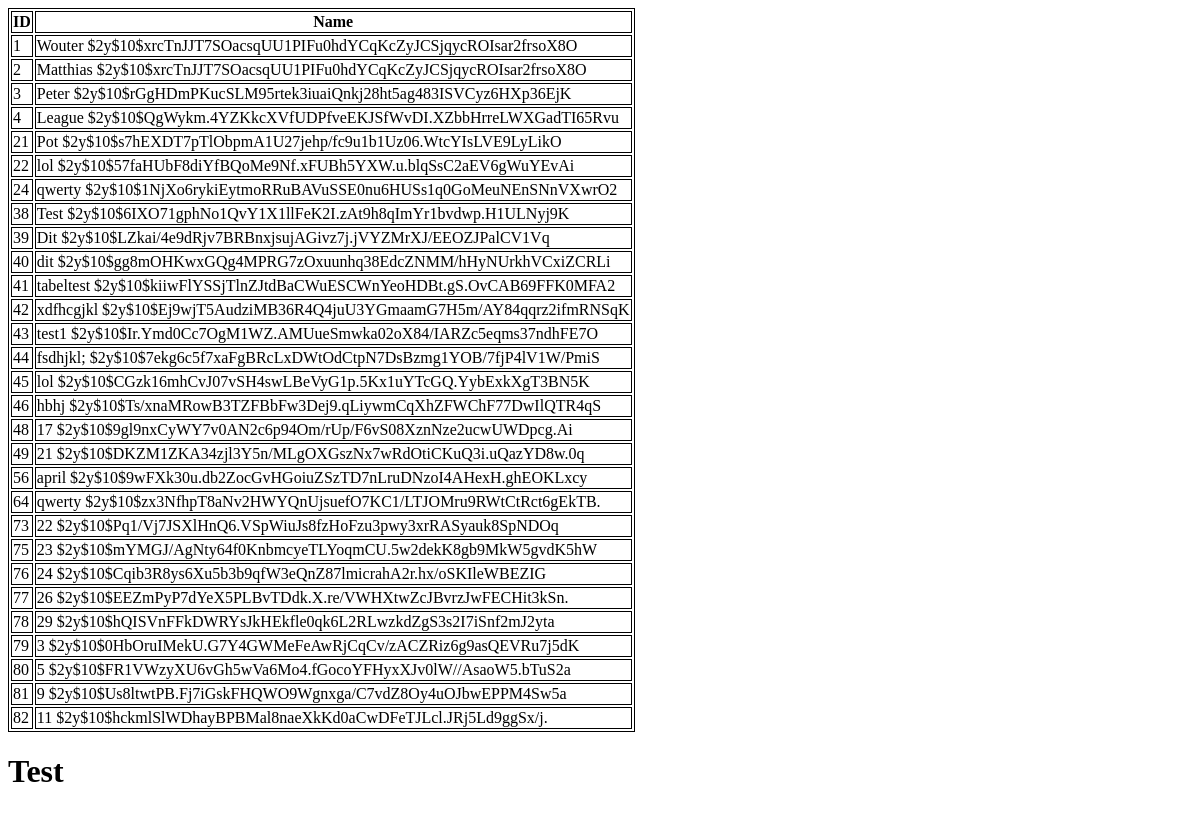
The app's page /test.php, older data.
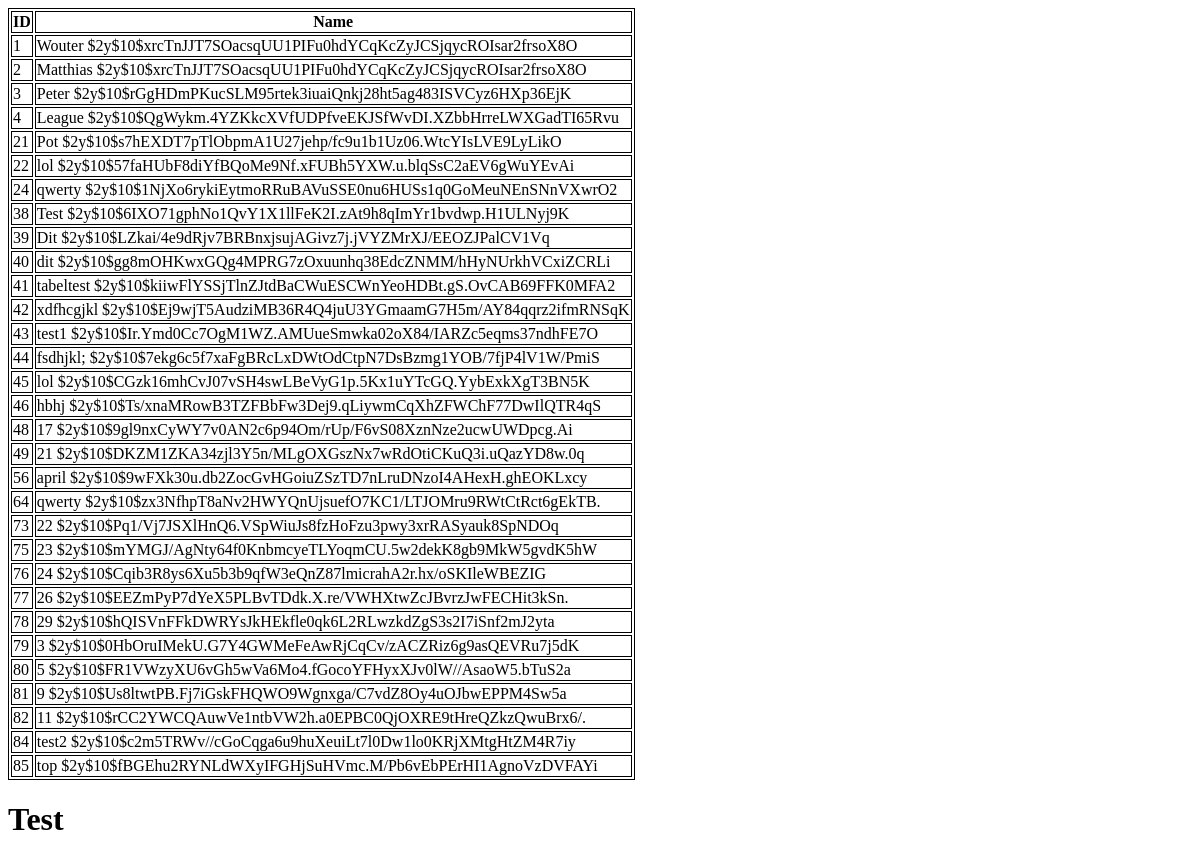
The same page, newer data.
### tables this page shows
CREATE TABLE `gb_account` (
  `ID` int(11) NOT NULL,
  `Username` varchar(30) NOT NULL,
  `Password` varchar(255) NOT NULL,
  `Name` varchar(30) NOT NULL,
  `LastName` varchar(30) NOT NULL,
  `Bio` varchar(500) DEFAULT NULL
);

### test.php (the view, shortened to what this page needs)
<!DOCTYPE html>
<html>
<head>
</head>
<body>
<?php
$servername = "localhost";
$username = "root";
$password = "";
$dbname = "gamingbuddy";
$conn = new mysqli($servername, $username, $password, $dbname);
$sql = "SELECT ID, Name, Password FROM gb_account";
$result = $conn->query($sql);
if ($result->num_rows > 0) {
    echo "<table><tr><th>ID</th><th>Name</th></tr>";
    while($row = $result->fetch_assoc()) {
        echo "<tr><td>" . $row["ID"]. "</td><td>" . $row["Name"]. " " . $row["Password"]. "</td></tr>";
    }
    echo "</table>";
} else {
    echo "0 results";
}
?>
<h1>Test</h1>
<br>
</body>
</html>

### test.php (style rules this page uses)
table, th, td { border: 1px solid black; }

Row changes from the older to the newer data that the page shows:
changed gb_account id 82: Password "$2y$10$hckmlSlWDhayBPBMal8naeXkKd0aCwDFeTJLcl.JRj5Ld9ggSx/j." → "$2y$10$rCC2YWCQAuwVe1ntbVW2h.a0EPBC0QjOXRE9tHreQZkzQwuBrx6/."
added gb_account: ID "84", Name "test2", Password "$2y$10$c2m5TRWv//cGoCqga6u9huXeuiLt7l0Dw1lo0KRjXMtgHtZM4R7iy"
added gb_account: ID "85", Name "top", Password "$2y$10$fBGEhu2RYNLdWXyIFGHjSuHVmc.M/Pb6vEbPErHI1AgnoVzDVFAYi"
